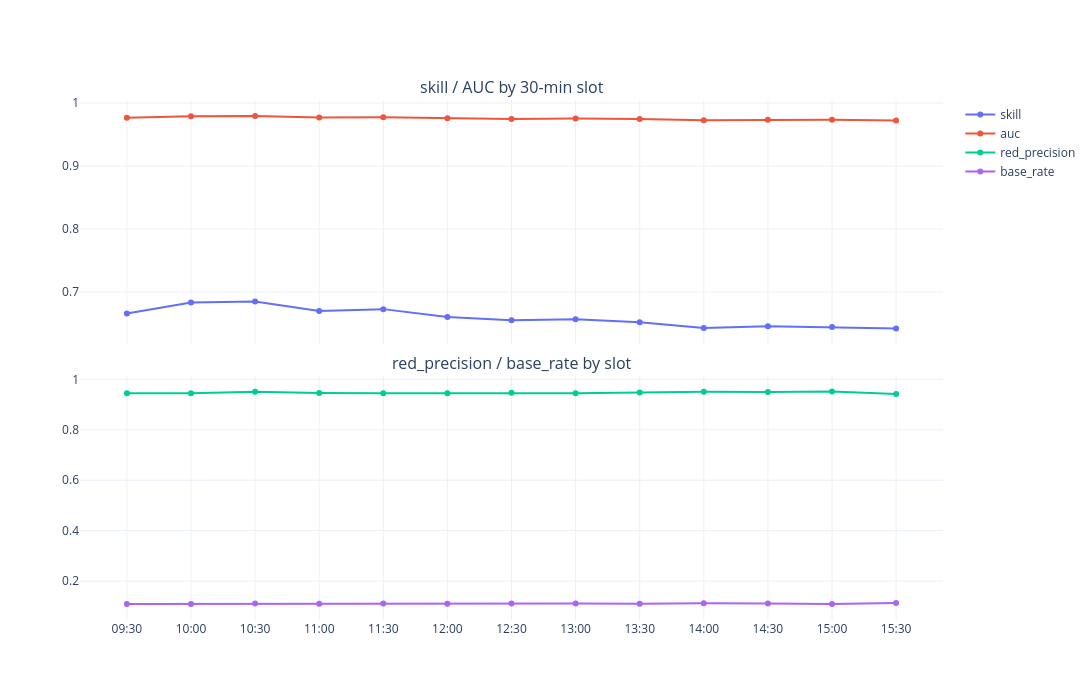
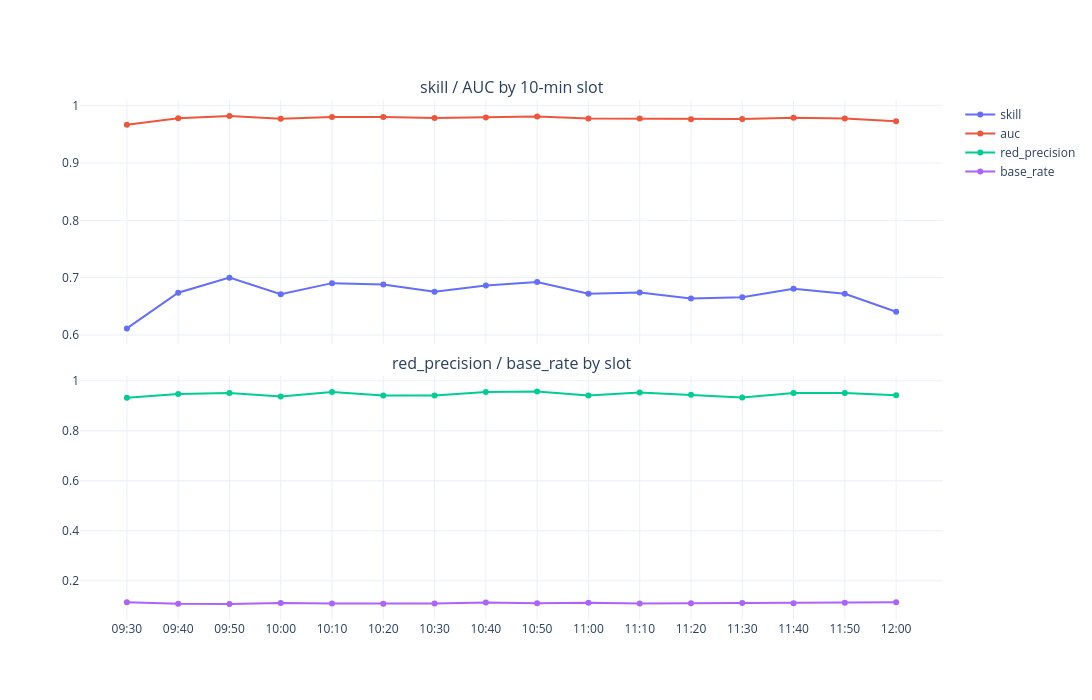

Notebook code cell kept with these figures, in order:
### Code cell
# ---------------------------------------------------------------- usage
FINE_BIN = 10                 # minutes

coarse, fine, pred = run()

### Figure 1 — Plotly figure (JSON) as saved in the notebook; plotly's stock layout.template omitted (floating-point values rounded to 4 significant figures)
{"data": [{"mode": "lines+markers", "name": "skill", "type": "scatter", "x": ["09:30", "10:00", "10:30", "11:00", "11:30", "12:00", "12:30", "13:00", "13:30", "14:00", "14:30", "15:00", "15:30"], "xaxis": "x", "y": [0.6657, 0.6831, 0.6847, 0.6698, 0.6728, 0.6602, 0.6552, 0.6567, 0.6521, 0.6429, 0.6457, 0.6445, 0.6422], "yaxis": "y"}, {"mode": "lines+markers", "name": "auc", "type": "scatter", "x": ["09:30", "10:00", "10:30", "11:00", "11:30", "12:00", "12:30", "13:00", "13:30", "14:00", "14:30", "15:00", "15:30"], "xaxis": "x", "y": [0.9767, 0.9792, 0.9796, 0.9772, 0.9777, 0.976, 0.9746, 0.9754, 0.9746, 0.9726, 0.9736, 0.9735, 0.9722], "yaxis": "y"}, {"mode": "lines+markers", "name": "red_precision", "type": "scatter", "x": ["09:30", "10:00", "10:30", "11:00", "11:30", "12:00", "12:30", "13:00", "13:30", "14:00", "14:30", "15:00", "15:30"], "xaxis": "x2", "y": [0.9447, 0.9444, 0.951, 0.9462, 0.9451, 0.9447, 0.9466, 0.9445, 0.9473, 0.9503, 0.9492, 0.9514, 0.9415], "yaxis": "y2"}, {"mode": "lines+markers", "name": "base_rate", "type": "scatter", "x": ["09:30", "10:00", "10:30", "11:00", "11:30", "12:00", "12:30", "13:00", "13:30", "14:00", "14:30", "15:00", "15:30"], "xaxis": "x2", "y": [0.1094, 0.1098, 0.1112, 0.1106, 0.1114, 0.1103, 0.1117, 0.1111, 0.11, 0.1124, 0.1117, 0.1098, 0.1138], "yaxis": "y2"}], "layout": {"annotations": [{"font": {"size": 16}, "showarrow": false, "text": "skill / AUC by 30-min slot", "x": 0.5, "xanchor": "center", "xref": "paper", "y": 1, "yanchor": "bottom", "yref": "paper"}, {"font": {"size": 16}, "showarrow": false, "text": "red_precision / base_rate by slot", "x": 0.5, "xanchor": "center", "xref": "paper", "y": 0.47, "yanchor": "bottom", "yref": "paper"}], "height": 700, "hovermode": "x unified", "width": 1300, "xaxis": {"anchor": "y", "domain": [0, 1], "matches": "x2", "showticklabels": false}, "xaxis2": {"anchor": "y2", "domain": [0, 1]}, "yaxis": {"anchor": "x", "domain": [0.53, 1]}, "yaxis2": {"anchor": "x2", "domain": [0, 0.47]}}}

### Figure 2 — Plotly figure (JSON) as saved in the notebook; plotly's stock layout.template omitted (floating-point values rounded to 4 significant figures)
{"data": [{"mode": "lines+markers", "name": "skill", "type": "scatter", "x": ["09:30", "09:40", "09:50", "10:00", "10:10", "10:20", "10:30", "10:40", "10:50", "11:00", "11:10", "11:20", "11:30", "11:40", "11:50", "12:00"], "xaxis": "x", "y": [0.6114, 0.6737, 0.7, 0.671, 0.6905, 0.6881, 0.6754, 0.6863, 0.6924, 0.6718, 0.6741, 0.6636, 0.6659, 0.6807, 0.6719, 0.6405], "yaxis": "y"}, {"mode": "lines+markers", "name": "auc", "type": "scatter", "x": ["09:30", "09:40", "09:50", "10:00", "10:10", "10:20", "10:30", "10:40", "10:50", "11:00", "11:10", "11:20", "11:30", "11:40", "11:50", "12:00"], "xaxis": "x", "y": [0.9669, 0.978, 0.982, 0.9772, 0.9801, 0.9803, 0.9784, 0.9794, 0.9809, 0.9776, 0.9776, 0.9765, 0.9766, 0.9791, 0.9775, 0.9727], "yaxis": "y"}, {"mode": "lines+markers", "name": "red_precision", "type": "scatter", "x": ["09:30", "09:40", "09:50", "10:00", "10:10", "10:20", "10:30", "10:40", "10:50", "11:00", "11:10", "11:20", "11:30", "11:40", "11:50", "12:00"], "xaxis": "x2", "y": [0.9323, 0.9475, 0.9508, 0.9375, 0.9549, 0.9407, 0.9414, 0.955, 0.9569, 0.9415, 0.9533, 0.9439, 0.933, 0.9516, 0.951, 0.942], "yaxis": "y2"}, {"mode": "lines+markers", "name": "base_rate", "type": "scatter", "x": ["09:30", "09:40", "09:50", "10:00", "10:10", "10:20", "10:30", "10:40", "10:50", "11:00", "11:10", "11:20", "11:30", "11:40", "11:50", "12:00"], "xaxis": "x2", "y": [0.1141, 0.1081, 0.1072, 0.1112, 0.1098, 0.1084, 0.1094, 0.1135, 0.1105, 0.1124, 0.1094, 0.1099, 0.111, 0.1105, 0.1128, 0.1146], "yaxis": "y2"}], "layout": {"annotations": [{"font": {"size": 16}, "showarrow": false, "text": "skill / AUC by 10-min slot", "x": 0.5, "xanchor": "center", "xref": "paper", "y": 1, "yanchor": "bottom", "yref": "paper"}, {"font": {"size": 16}, "showarrow": false, "text": "red_precision / base_rate by slot", "x": 0.5, "xanchor": "center", "xref": "paper", "y": 0.47, "yanchor": "bottom", "yref": "paper"}], "height": 700, "hovermode": "x unified", "width": 1300, "xaxis": {"anchor": "y", "domain": [0, 1], "matches": "x2", "showticklabels": false}, "xaxis2": {"anchor": "y2", "domain": [0, 1]}, "yaxis": {"anchor": "x", "domain": [0.53, 1]}, "yaxis2": {"anchor": "x2", "domain": [0, 0.47]}}}
